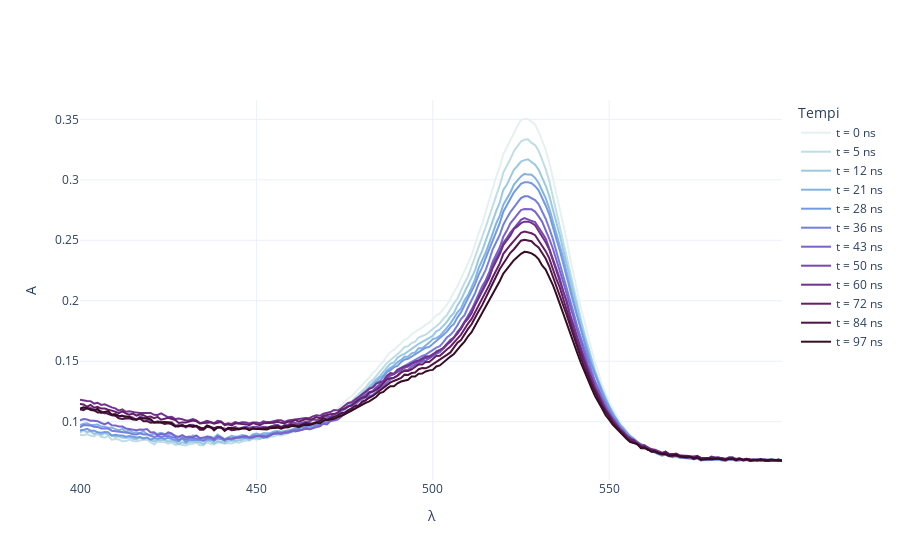

This figure's notebook cell:
### Code cell
fig_agg = go.Figure()

for idx, (key, df) in enumerate(data_agg.items()):
    fig_agg.add_trace(go.Scatter(x=df['λ'], y=df['A'], mode='lines', name=f't = {key} ns', 
                             line=dict(color=colors[idx])))

    # error_y=dict( 
    #     type='data', 
    #     array = sigmay, 
    #     color = colors[2 * i],
    #     thickness = 1.5, 
    #     width = 3, 
	# 	)

fig_agg.update_layout(
    xaxis_title='λ',
    yaxis_title='A',
    legend_title='Tempi',
    template = 'plotly_white'
)

fig_agg.show()

### Figure 1 — Plotly figure (JSON) as saved in the notebook; plotly's stock layout.template omitted (floating-point values rounded to 4 significant figures; data arrays with more than 128 entries replaced by an {"elided": "..."} marker saying what was removed)
{"data": [{"line": {"color": "rgb(230, 240, 240)"}, "mode": "lines", "name": "t = 0 ns", "type": "scatter", "x": {"elided": "200 int values"}, "y": {"elided": "200 float values"}}, {"line": {"color": "rgb(191, 221, 229)"}, "mode": "lines", "name": "t = 5 ns", "type": "scatter", "x": {"elided": "200 int values"}, "y": {"elided": "200 float values"}}, {"line": {"color": "rgb(156, 201, 226)"}, "mode": "lines", "name": "t = 12 ns", "type": "scatter", "x": {"elided": "200 int values"}, "y": {"elided": "200 float values"}}, {"line": {"color": "rgb(129, 180, 227)"}, "mode": "lines", "name": "t = 21 ns", "type": "scatter", "x": {"elided": "200 int values"}, "y": {"elided": "200 float values"}}, {"line": {"color": "rgb(115, 154, 228)"}, "mode": "lines", "name": "t = 28 ns", "type": "scatter", "x": {"elided": "200 int values"}, "y": {"elided": "200 float values"}}, {"line": {"color": "rgb(117, 127, 221)"}, "mode": "lines", "name": "t = 36 ns", "type": "scatter", "x": {"elided": "200 int values"}, "y": {"elided": "200 float values"}}, {"line": {"color": "rgb(120, 100, 202)"}, "mode": "lines", "name": "t = 43 ns", "type": "scatter", "x": {"elided": "200 int values"}, "y": {"elided": "200 float values"}}, {"line": {"color": "rgb(119, 74, 175)"}, "mode": "lines", "name": "t = 50 ns", "type": "scatter", "x": {"elided": "200 int values"}, "y": {"elided": "200 float values"}}, {"line": {"color": "rgb(113, 50, 141)"}, "mode": "lines", "name": "t = 60 ns", "type": "scatter", "x": {"elided": "200 int values"}, "y": {"elided": "200 float values"}}, {"line": {"color": "rgb(100, 31, 104)"}, "mode": "lines", "name": "t = 72 ns", "type": "scatter", "x": {"elided": "200 int values"}, "y": {"elided": "200 float values"}}, {"line": {"color": "rgb(80, 20, 66)"}, "mode": "lines", "name": "t = 84 ns", "type": "scatter", "x": {"elided": "200 int values"}, "y": {"elided": "200 float values"}}, {"line": {"color": "rgb(54, 14, 36)"}, "mode": "lines", "name": "t = 97 ns", "type": "scatter", "x": {"elided": "200 int values"}, "y": {"elided": "200 float values"}}], "layout": {"legend": {"title": {"text": "Tempi"}}, "xaxis": {"title": {"text": "λ"}}, "yaxis": {"title": {"text": "A"}}}}
